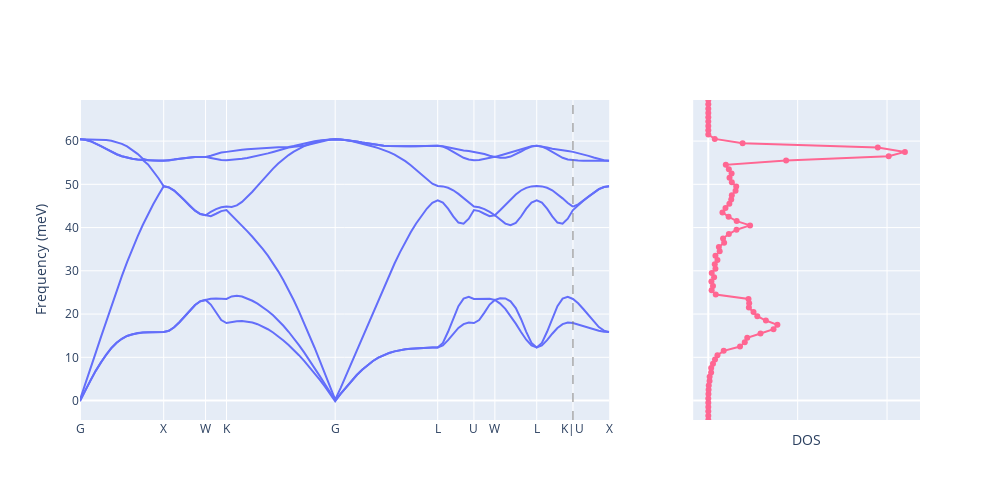

Notebook cell for this chart:
### Code cell
from plotly.offline import iplot

fig = plot_band_dos(band_results, dos_results)
fig.update_layout(width=1000, height=500)
iplot(fig)
